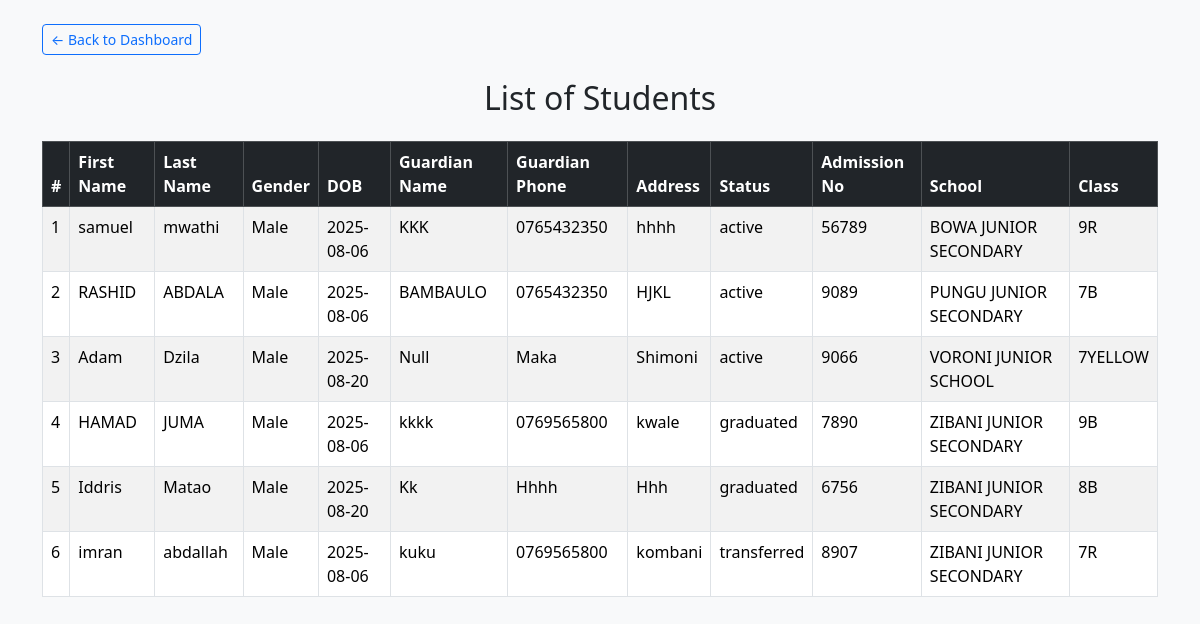
Page /manager/view_students.php (signed in) on the committed database.
### tables this page shows
CREATE TABLE `student` (
  `id` int(11) NOT NULL,
  `firstname` varchar(100) DEFAULT NULL,
  `lastname` varchar(50) DEFAULT NULL,
  `gender` varchar(10) DEFAULT NULL,
  `dob` date DEFAULT NULL,
  `guardian_name` varchar(100) DEFAULT NULL,
  `guardian_phone` varchar(20) DEFAULT NULL,
  `address` text DEFAULT NULL,
  `status` enum('active','inactive','transferred','graduated') DEFAULT 'active',
  `photo` varchar(255) DEFAULT NULL,
  `admno` int(100) NOT NULL,
  `school_id` int(11) NOT NULL,
  `class_id` int(11) NOT NULL
);

CREATE TABLE `school` (
  `id` int(11) NOT NULL,
  `school_name` varchar(100) NOT NULL,
  `school_code` varchar(50) NOT NULL,
  `address` text NOT NULL,
  `phone` varchar(25) NOT NULL,
  `email` varchar(100) NOT NULL,
  `created_at` date NOT NULL DEFAULT current_timestamp(),
  `status` tinyint(1) NOT NULL DEFAULT 1
);

### manager/view_students.php (the view, shortened to what this page needs)
<?php
include 'db.php';
$role = $_SESSION['role'];
if ($role === 'Superadmin') {
    $query = "
        SELECT s.*, sc.school_name, c.name AS class_name
        FROM student s
        LEFT JOIN school sc ON s.school_id = sc.id
        LEFT JOIN student_subject ss ON s.id = ss.student_id
        LEFT JOIN class c ON ss.class_id = c.id
        GROUP BY s.id
        ORDER BY sc.school_name, s.firstname
    ";
} else {
    die("Unauthorized Access");
}
$result = mysqli_query($conn, $query);
?>
<!DOCTYPE html>
<html lang="en">
<head>
    <link href="https://cdn.jsdelivr.net/npm/bootstrap@5.3.2/dist/css/bootstrap.min.css" rel="stylesheet">
</head>
<body class="bg-light">
<div class="container mt-4">
    <a href="dashboard.php" class="btn btn-outline-primary mb-4 btn-sm">&larr; Back to Dashboard</a>
    <h2 class="mb-4 text-center">List of Students</h2>
    <div class="table-responsive">
        <table class="table table-bordered table-striped table-hover">
            <thead class="table-dark">
                <tr>
                    <th>#</th>
                    <th>First Name</th>
                    <th>Last Name</th>
                    <th>Gender</th>
                    <th>DOB</th>
                    <th>Guardian Name</th>
                    <th>Guardian Phone</th>
                    <th>Address</th>
                    <th>Status</th>
                    <th>Admission No</th>
                    <th>School</th>
                    <th>Class</th>
                </tr>
            </thead>
            <tbody>
                <?php
                $counter = 1;
                while ($student = mysqli_fetch_assoc($result)) { ?>
                    <tr>
                        <td><?= $counter++ ?></td>
                        <td><?= htmlspecialchars($student['firstname']) ?></td>
                        <td><?= htmlspecialchars($student['lastname']) ?></td>
                        <td><?= htmlspecialchars($student['gender']) ?></td>
                        <td><?= htmlspecialchars($student['dob']) ?></td>
                        <td><?= htmlspecialchars($student['guardian_name']) ?></td>
                        <td><?= htmlspecialchars($student['guardian_phone']) ?></td>
                        <td><?= htmlspecialchars($student['address']) ?></td>
                        <td><?= htmlspecialchars($student['status']) ?></td>
                        <td><?= htmlspecialchars($student['admno']) ?></td>
                        <td><?= htmlspecialchars($student['school_name']) ?></td>
                        <td><?= htmlspecialchars($student['class_name'] ?? 'N/A') ?></td>
                    </tr>
                <?php } ?>
            </tbody>
        </table>
    </div>
</div>
</body>
</html>

### rows in the picture
student: firstname "samuel", lastname "mwathi", gender "Male", dob "2025-08-06", guardian_name "KKK", guardian_phone "0765432350", address "hhhh", status "active", admno "56789", school.school_name "BOWA JUNIOR SECONDARY", class_name "9R"
student: firstname "RASHID", lastname "ABDALA", gender "Male", dob "2025-08-06", guardian_name "BAMBAULO", guardian_phone "0765432350", address "HJKL", status "active", admno "9089", school.school_name "PUNGU JUNIOR SECONDARY", class_name "7B"
student: firstname "Adam", lastname "Dzila", gender "Male", dob "2025-08-20", guardian_name "Null", guardian_phone "Maka", address "Shimoni", status "active", admno "9066", school.school_name "VORONI JUNIOR SCHOOL", class_name "7YELLOW"
student: firstname "HAMAD", lastname "JUMA", gender "Male", dob "2025-08-06", guardian_name "kkkk", guardian_phone "0769565800", address "kwale", status "graduated", admno "7890", school.school_name "ZIBANI JUNIOR SECONDARY", class_name "9B"
student: firstname "Iddris", lastname "Matao", gender "Male", dob "2025-08-20", guardian_name "Kk", guardian_phone "Hhhh", address "Hhh", status "graduated", admno "6756", school.school_name "ZIBANI JUNIOR SECONDARY", class_name "8B"
student: firstname "imran", lastname "abdallah", gender "Male", dob "2025-08-06", guardian_name "kuku", guardian_phone "0769565800", address "kombani", status "transferred", admno "8907", school.school_name "ZIBANI JUNIOR SECONDARY", class_name "7R"
